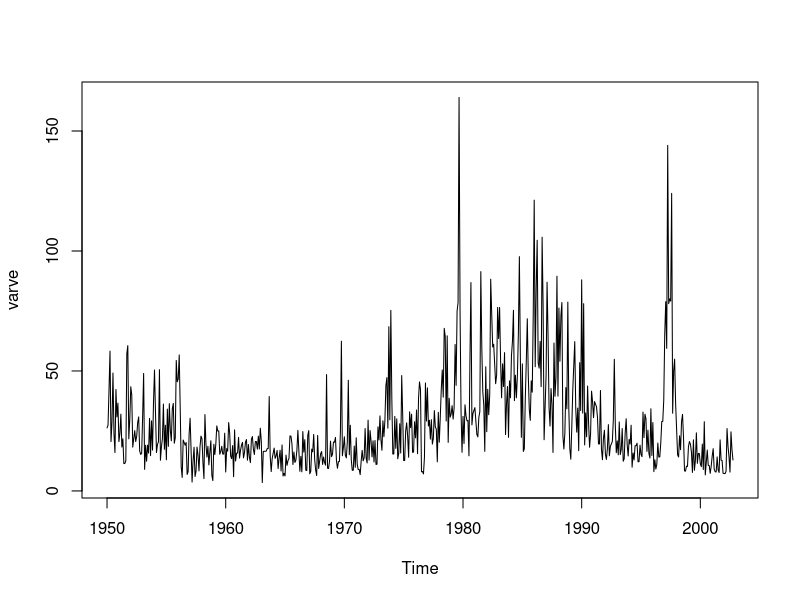
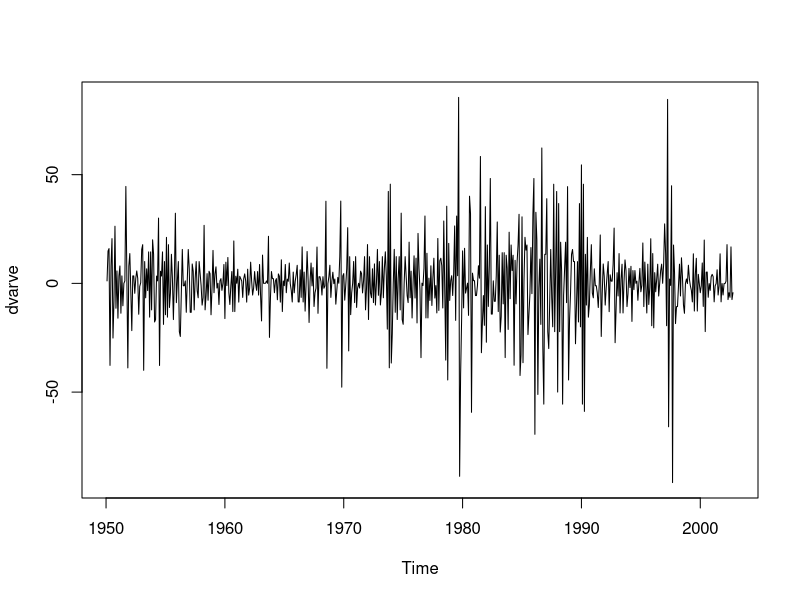
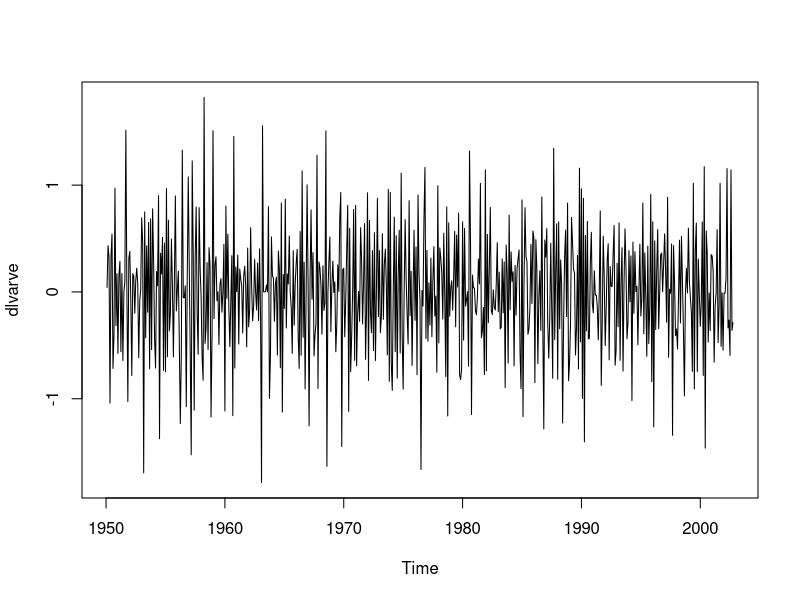
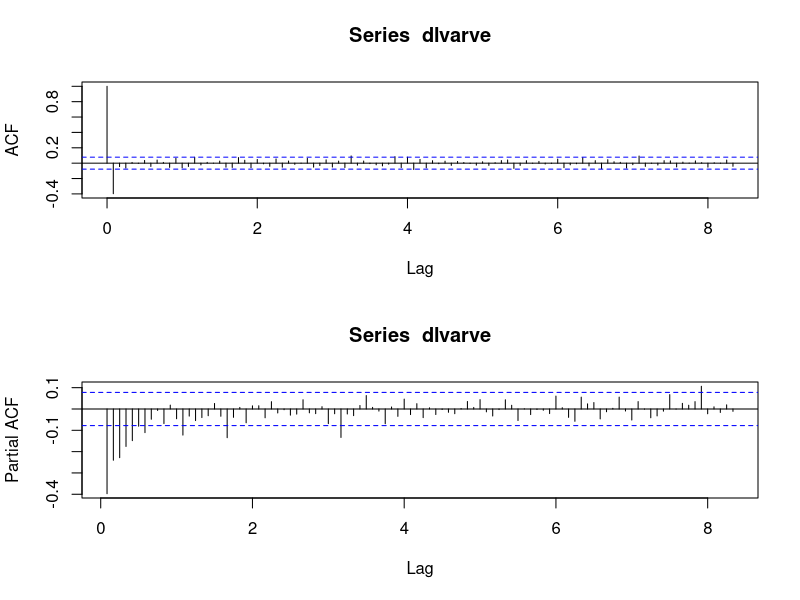
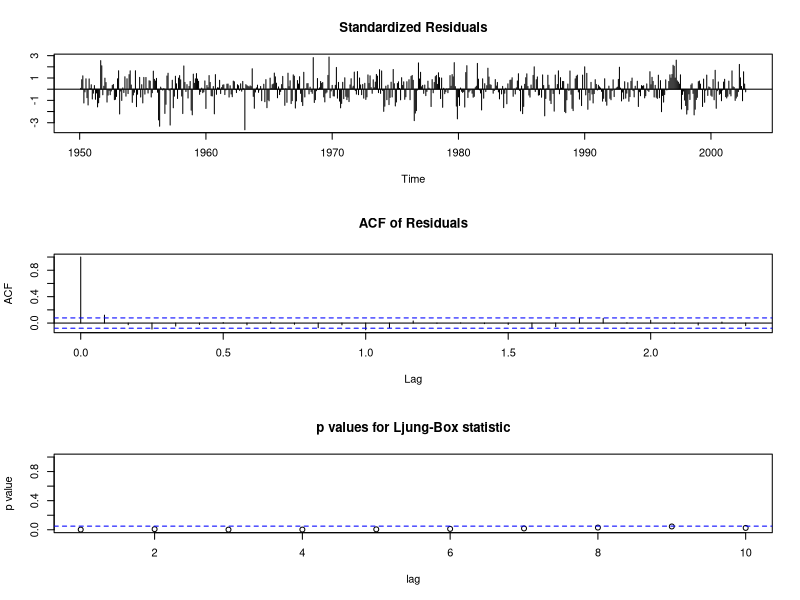
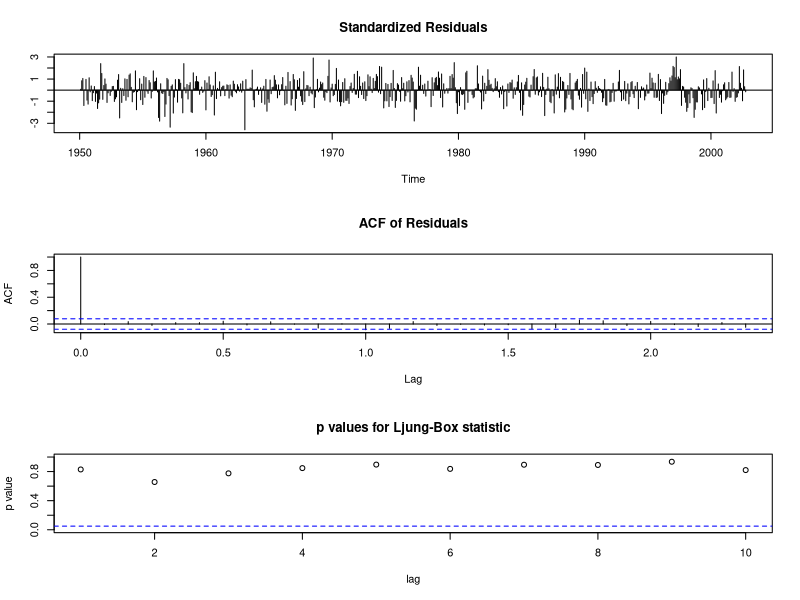
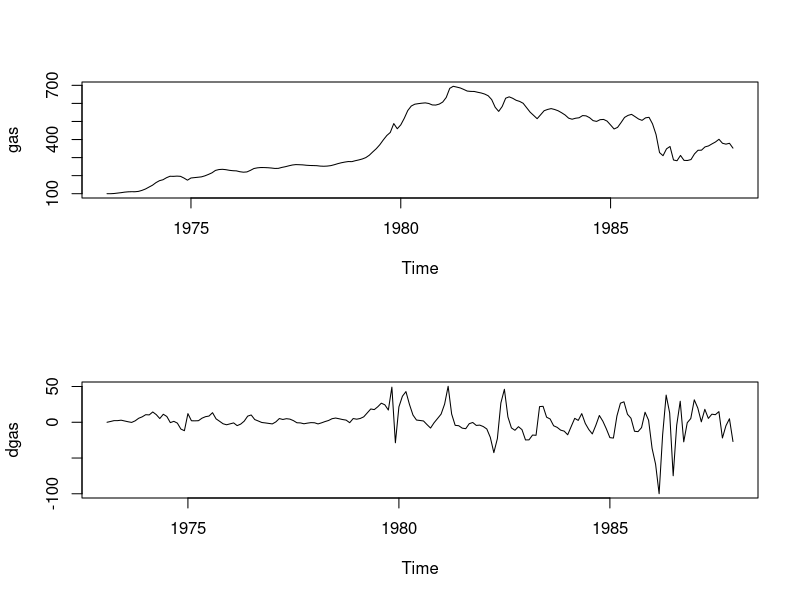
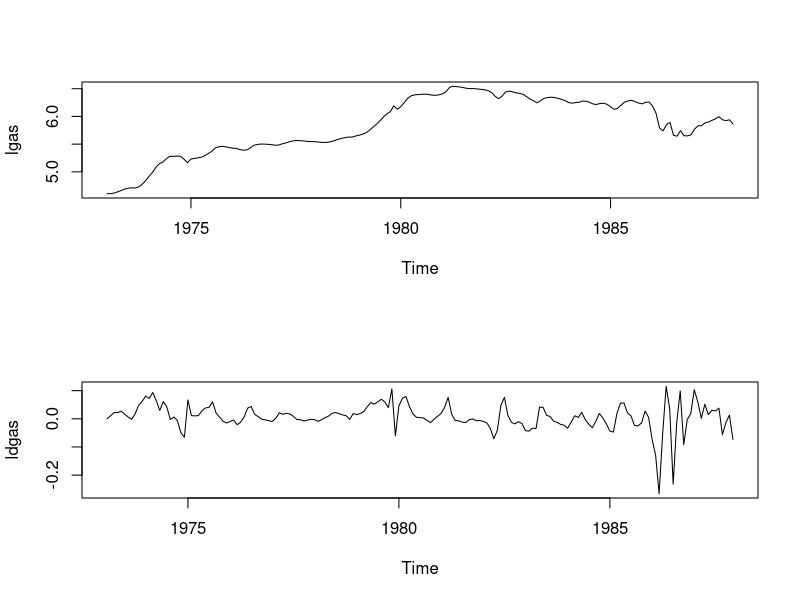

R code for these plots, in order: (Note: this script raises an error after producing the figures.)

varve <- ts(scan("varve.dat"),f=12, start =1950)
plot(varve)
dvarve <- diff(varve)
plot(dvarve)

lvarve <- log(varve)

dlvarve <- diff(lvarve)
plot(dlvarve)

par(mfrow=c(2,1))
acf(dlvarve, 100)
pacf(dlvarve, 100)

varve1 = arima(dlvarve, order=c(0,0,1))
varve1
tsdiag(varve1)

varve2 = arima(dlvarve, order=c(1,0,1))
varve2
tsdiag(varve2)

gas <- ts(scan("gas.dat"),f=12, start=1973)
plot(gas)
dgas <- diff(gas)
plot(dgas)

lgas <- log(gas)
plot(lgas)

ldgas <- diff(lgas)
plot(ldgas)

par(mfrow=c(2,1))
acf(ldgas, 100)
pacf(ldgas, 100)

gasArima = arima(dlvarve, order=c(0,0,1))

# file itall.R Functions sarima 
sarima(lgas, 0 ,1 ,1)
sarima(lgas, 3 ,1 ,0)
sarima(lgas, 3 ,1 ,0)
sarima(lgas, 1 ,1 ,1)
sarima(lgas, 2 ,1 ,0)
sarima(lgas, 2 ,1 ,1)
sarima(lgas, 3 ,1 ,1)

sarima.for
sarima.for(lgas, nahead=12, 3, 1, 0)
